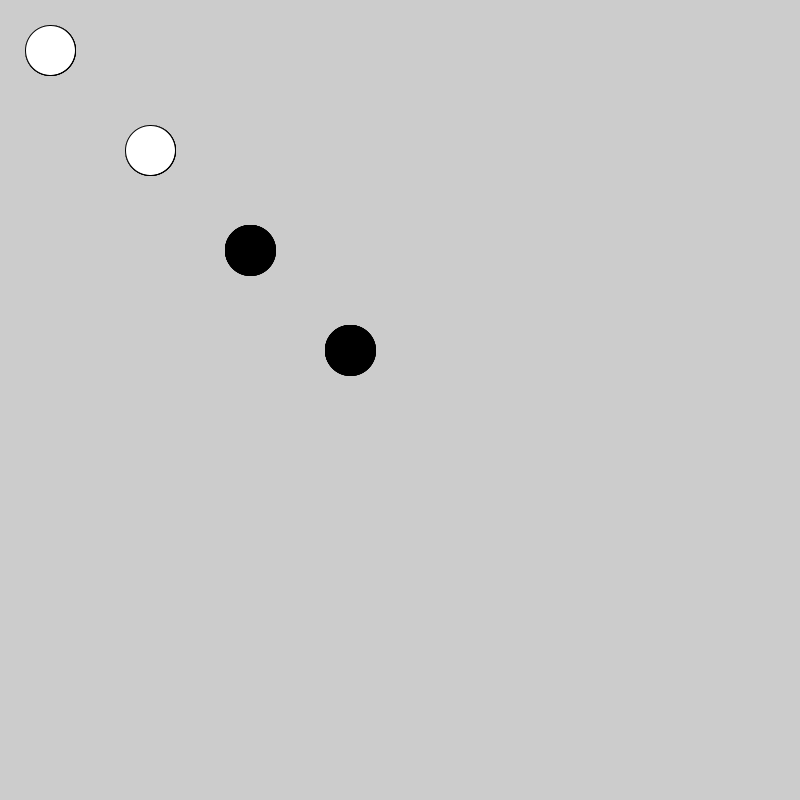
Frame 1 (no input)
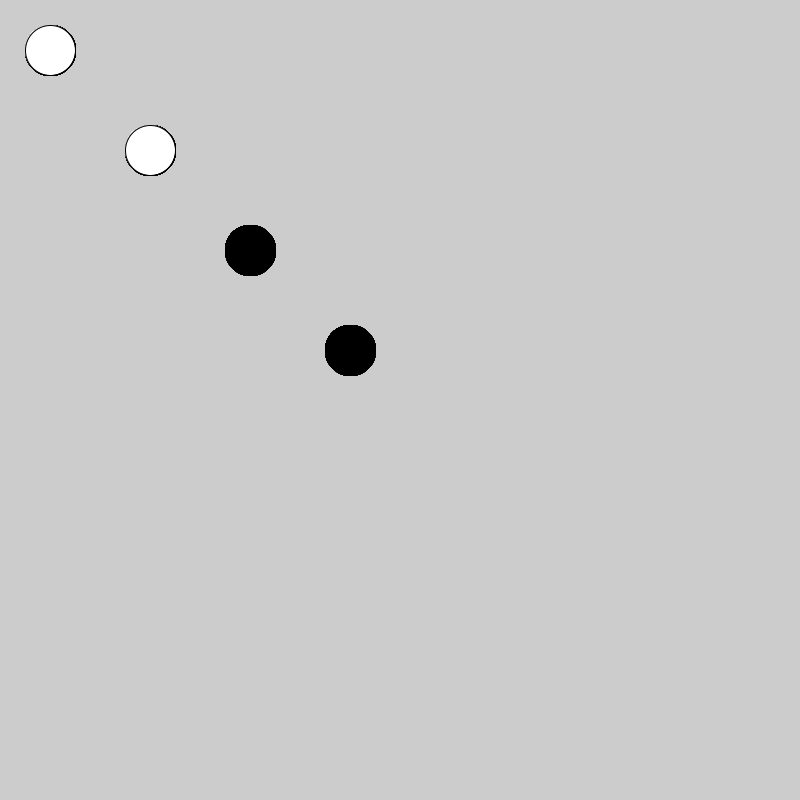
Frame 60 (the mouse pressed at the canvas centre just before this capture)
Frame 120 (the mouse held since frame 60 and released just before this capture): identical to frame 60, image omitted

The Processing sketch that drew these frames (run headless with seeded random() and noise(); from frame 60 on, the mouse is pressed at the canvas centre):

// Processing sketch: Opgave_A
// ── Opgave_A.pde

Damboard damboard =new Damboard();

void setup() {
  size(800, 800);
 
}


void draw() {

  for (int i=0; i<damboard.stenen.length; i++) {
    
      damboard.tekenDamstenen();
    
  }
}
// ── damboard.pde
class Damboard {

  Damsteen[] stenen=new Damsteen[4];

  Damboard () {
    stenen[0]=new Damsteen(50, 50, 50, 255);
    stenen[1]=new Damsteen(150, 150, 50, 255);
    stenen[2]=new Damsteen(250, 250, 50, 0);
    stenen[3]=new Damsteen(350, 350, 50, 0);
  }



  void tekenDamstenen() {

  for (int i=0; i<stenen.length; i++) {
   stenen[i].tekenen();
  }
}
}
// ── damsteen.pde


class Damsteen {
  int x;
  int y;
  int diameter;
  int kleur;
 

  Damsteen(int x, int y, int diameter, int kleur ) {
    this.x=x;
    this.y=y;
    this.diameter=diameter;
    this.kleur=kleur;
  }

  void tekenen() {
    fill(kleur);
    ellipse(x, y, diameter, diameter);
  }
  
  String toString(){
  
  return "this cirkel is ";
  
  }
}
